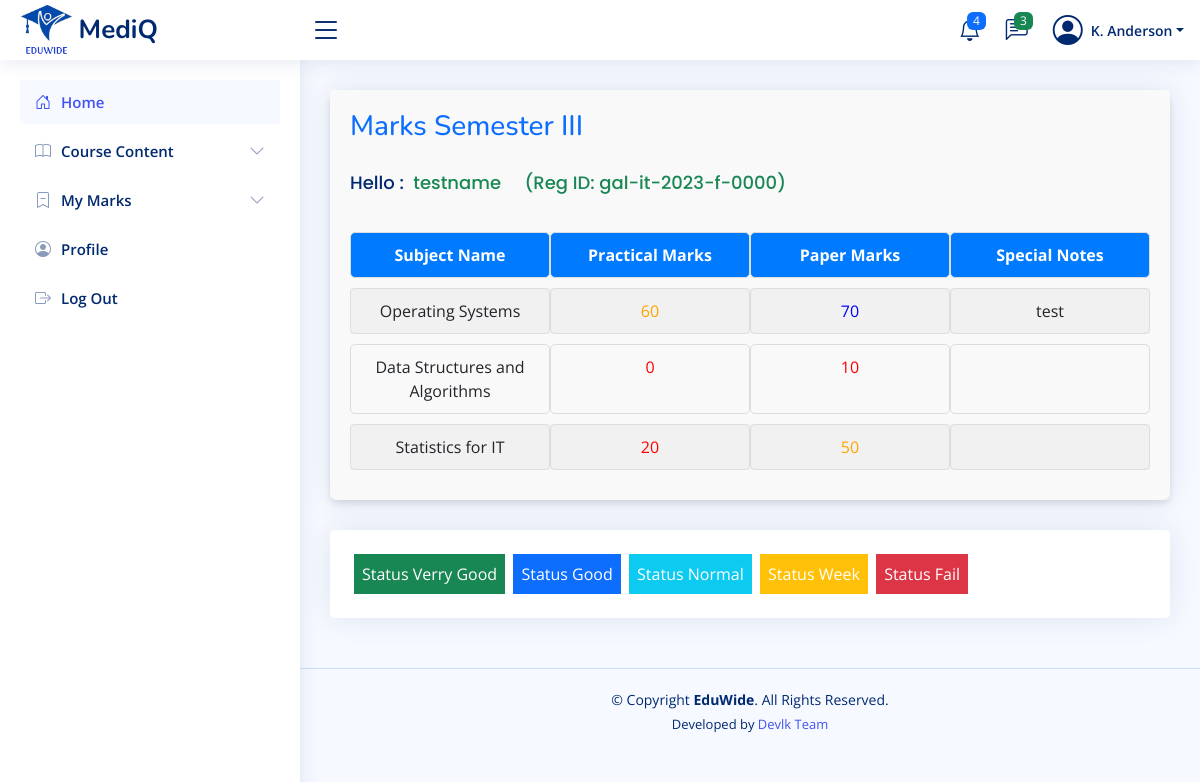
The page /pages-semester3.php (signed in) on the database its author committed.
### tables this page shows
CREATE TABLE `students` (
  `id` int(11) NOT NULL,
  `username` varchar(100) NOT NULL,
  `reg_id` varchar(100) NOT NULL,
  `nic` varchar(20) NOT NULL,
  `study_year` int(11) NOT NULL,
  `email` varchar(100) NOT NULL,
  `mobile` varchar(15) NOT NULL,
  `facebook` varchar(200) NOT NULL,
  `github` varchar(200) NOT NULL,
  `blog` varchar(200) NOT NULL,
  `linkedin` varchar(200) NOT NULL,
  `password` varchar(255) NOT NULL,
  `profile_picture` varchar(255) DEFAULT 'uploads/profile_pictures/default.png',
  `created_at` timestamp NOT NULL DEFAULT current_timestamp(),
  `status` varchar(20) DEFAULT 'pending'
);

CREATE TABLE `marks` (
  `id` int(11) NOT NULL,
  `student_id` varchar(50) NOT NULL,
  `year` varchar(4) NOT NULL,
  `subject` varchar(100) NOT NULL,
  `semester` varchar(50) NOT NULL,
  `practical_marks` int(11) NOT NULL,
  `paper_marks` int(11) NOT NULL,
  `special_notes` text DEFAULT NULL,
  `created_at` timestamp NOT NULL DEFAULT current_timestamp()
);

### pages-semester3.php (the view, shortened to what this page needs)
<?php
require_once 'includes/db-conn.php';
$user_id = $_SESSION['student_id'];
$sql = "SELECT * FROM students WHERE id = ?";
$stmt = $conn->prepare($sql);
$stmt->bind_param("i", $user_id);
$stmt->execute();
$result = $stmt->get_result();
$user = $result->fetch_assoc();
$reg_id = $user['reg_id'];
$student_name = $user['username'];
$semester = 'Semester III';
$sql_marks = "SELECT * FROM marks WHERE student_id = ? AND semester = ?";
$stmt_marks = $conn->prepare($sql_marks);
$stmt_marks->bind_param("is", $reg_id, $semester);
$stmt_marks->execute();
$marks_result = $stmt_marks->get_result();
?>
<!DOCTYPE html>
<html lang="en">
<head>
    <?php include_once("includes/css-links-inc.php"); ?>
</head>
<body>
    <?php include_once("includes/header.php") ?>
    <?php include_once("includes/students-sidebar.php") ?>
    <main id="main" class="main">
        <section class="section">
            <div class="row">
                <div class="col-lg-12">
                    <div class="card">
                        <div class="marks-container">
                            <h3 class="text-primary">Marks Semester III</h3>
                            <h2 class="card-title mb-4 d-flex">Hello :&nbsp;&nbsp; <div class="text-success"><?php echo $student_name; ?> &nbsp;&nbsp;&nbsp; (Reg ID: <?php echo $reg_id; ?>)</div></h2>
                            <div class="marks-title">
                                <div class="marks-item title">Subject Name</div>
                                <div class="marks-item title">Practical Marks</div>
                                <div class="marks-item title">Paper Marks</div>
                                <div class="marks-item title">Special Notes</div>
                            </div>
                            <?php
                            if ($marks_result->num_rows > 0) {
                                while ($row = $marks_result->fetch_assoc()) {
                                    $practical_marks = $row['practical_marks'];
                                    $paper_marks = $row['paper_marks'];
                                    if ($practical_marks >= 90) {
                                        $practical_text_color = 'green';
                                    } elseif ($practical_marks >= 75) {
                                        $practical_text_color = 'darkblue';
                                    } elseif ($practical_marks >= 65) {
                                        $practical_text_color = 'blue';
                                    } elseif ($practical_marks >= 35) {
                                        $practical_text_color = 'orange';
                                    } else {
                                        $practical_text_color = 'red';
                                    }
                                    if ($paper_marks >= 90) {
                                        $paper_text_color = 'green';
                                    } elseif ($paper_marks >= 75) {
                                        $paper_text_color = 'darkblue';
                                    } elseif ($paper_marks >= 65) {
                                        $paper_text_color = 'blue';
                                    } elseif ($paper_marks >= 35) {
                                        $paper_text_color = 'orange';
                                    } else {
                                        $paper_text_color = 'red';
                                    }
                                    echo "<div class='marks-row'>
                                            <div class='marks-item'>{$row['subject']}</div>
                                            <div class='marks-item' style='color: $practical_text_color;'>{$practical_marks}</div>
                                            <div class='marks-item' style='color: $paper_text_color;'>{$paper_marks}</div>
                                            <div class='marks-item'>{$row['special_notes']}</div>
                                          </div>";
                                }
                            } else {
                                echo "<div class='marks-row'>
                                        <div class='marks-item' colspan='4'>No marks available for Semester III.</div>
                                      </div>";
                            }
                            ?>
                        </div>
                    </div>
                </div>
            </div>
        </section>
        <div class="row">
                <div class="col-lg-12">
                    <div class="card">
                        <div class="d-flex m-4">
                            <div>
                                <div class="bg-success p-2  text-white">Status Verry Good</div>
                            </div>
                            <div>
                                <div class="bg-primary p-2 text-white">Status Good</div>
                            </div>
                            <div>
                                <div class="bg-info p-2 text-white">Status Normal</div>
                            </div>
                            <div>
                                <div class="bg-warning p-2 text-white">Status Week</div>
                            </div>
                            <div>
                                <div class="bg-danger p-2 text-white">Status Fail</div>
                            </div>
                        </div>
                    </div>
                </div>
        </div>
    </main>
    <?php include_once("includes/footer4.php") ?>
</body>
</html>

### assets/css/style.css (style rules this page uses)
:root { scroll-behavior: smooth; }
body { font-family: "Open Sans", sans-serif; background: #f6f9ff; color: #444444; }
h1, h2, h3, h4, h5, h6 { font-family: "Nunito", sans-serif; }
#main { margin-top: 60px; padding: 20px 30px; transition: all 0.3s; }
.card { margin-bottom: 30px; border: none; border-radius: 5px; box-shadow: 0px 0 30px rgba(1, 41, 112, 0.1); }
.card-title { padding: 20px 0 15px 0; font-size: 18px; font-weight: 500; color: #012970; font-family: "Poppins", sans-serif; }
@media (min-width: 1200px) { #main, #footer { margin-left: 300px; } }

### pages-semester3.php (style rules this page uses)
.marks-container { padding: 20px; background-color: #f9f9f9; border-radius: 8px; box-shadow: 0 4px 6px rgba(0, 0, 0, 0.1); }
.marks-title, .marks-row { display: flex; justify-content: space-between; margin-bottom: 10px; }
.marks-item { flex: 1; padding: 10px; text-align: center; border: 1px solid #ddd; border-radius: 5px; }
.title { font-weight: bold; background-color: #007bff; color: white; }
.marks-row:nth-child(even) { background-color: #f1f1f1; }
.marks-item { text-align: center; }

### rows shown on the page
students: username "testname", reg "gal-it-2023-f-0000"
marks: subject "Operating Systems", practical_marks "60", paper_marks "70", special_notes "test"
marks: subject "Data Structures and Algorithms", practical_marks "0", paper_marks "10"
marks: subject "Statistics for IT", practical_marks "20", paper_marks "50"
